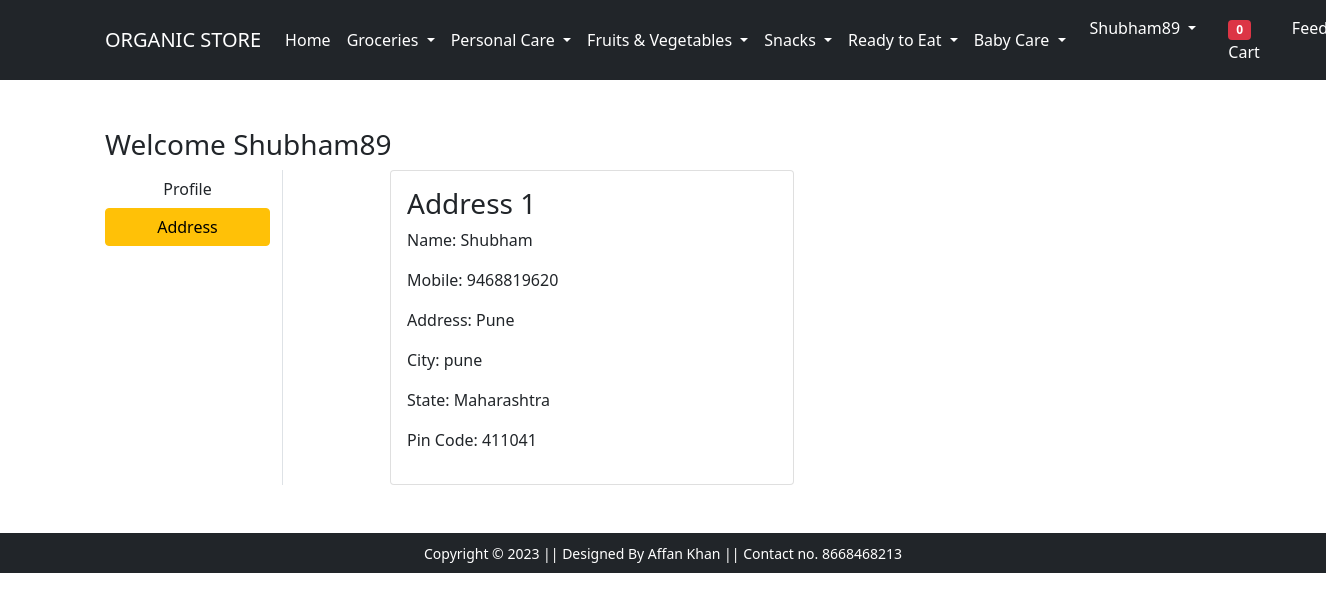
The app's page /address/ (signed in) with its own data.
### organic/models.py (models this page shows, shortened)
class Customer(models.Model):
    user = models.ForeignKey(User, on_delete=models.CASCADE)
    name = models.CharField(max_length=200)
    mobile = models.IntegerField()
    locality = models.CharField(max_length=200)
    city = models.CharField(max_length=50)
    zipcode = models.IntegerField()
    state = models.CharField(choices=STATE_CHOICES, max_length=50)

### organic/views.py (the view)
# urls.py: path('address/', views.address, name='address'),
def address(request):
    totalitem = 0
    add = Customer.objects.filter(user=request.user)
    if request.user.is_authenticated:
        totalitem = len(Cart.objects.filter(user=request.user))
    return render(request, 'address.html', {'add': add, 'active': 'btn-warning', 'totalitem': totalitem})

### organic/templates/address.html (shortened to what this page needs)
{% extends 'base.html' %}
{% load static %}
{% block main-content %}
<div class="container my-5">
 <div class="row">
 <h3>Welcome <span class="text-capitalize">{{request.user}}</span></h3>
  <div class="col-sm-2 border-end">
   <ul class="list-unstyled">
    <li class="d-grid"><a href="{% url 'profile' %}" class="btn ">Profile</a></li>
    <li class="d-grid"><a href="{% url 'address' %}" class="btn {{active}}">Address</a></li>
   </ul>
  </div>
  <div class="col-sm-9 offset-sm-1">
   <div class="row">
    {%for ad in add%}
    <div class="col-sm-6">
     <div class="card">
      <div class="card-body">
       <h3>Address {{forloop.counter}}</h3>
       <p>Name: {{ad.name}}</p>
       <p>Mobile: {{ad.mobile}}</p>
       <p>Address: {{ad.locality}}</p>
       <p>City: {{ad.city}}</p>
       <p>State: {{ad.state}}</p>
       <p>Pin Code: {{ad.zipcode}}</p>
      </div>
     </div>
    </div>
    {%endfor%}
   </div>
  </div>
 </div>
</div>
{% endblock main-content %}

### organic/templates/base.html (shortened to what this page needs)
<!doctype html>
{% load static %}
<html lang="en">
  <head>
    <link href="https://cdn.jsdelivr.net/npm/bootstrap@5.0.0-beta1/dist/css/bootstrap.min.css" rel="stylesheet">
    <link rel="stylesheet" href="{% static 'app/css/owl.carousel.min.css' %}">
    <link rel="stylesheet" href="{% static 'app/css/all.min.css' %}">
    <link rel="stylesheet" href="{% static 'app/css/style.css' %}">
  </head>
  <body>
    <nav class="navbar navbar-expand-lg navbar-dark bg-dark">
     <div class="container">
       <a class="navbar-brand" href="/">ORGANIC STORE</a>
       <div class="collapse navbar-collapse" id="navbarSupportedContent">
         <ul class="navbar-nav me-auto mb-2 mb-lg-0">
           <li class="nav-item">
             <a class="nav-link active" aria-current="page" href="/">Home</a>
           </li>
           <li class="nav-item dropdown">
             <a class="nav-link dropdown-toggle text-white" href="#" role="button" data-bs-toggle="dropdown" aria-expanded="false">
               Groceries
             </a>
           </li>
           <li class="nav-item dropdown">
            <a class="nav-link dropdown-toggle text-white" href="#" id="fashionDropdown" role="button" data-bs-toggle="dropdown" aria-expanded="false">
              Personal Care
            </a>
          </li>
          <li class="nav-item dropdown">
            <a class="nav-link dropdown-toggle text-white" href="#" role="button" data-bs-toggle="dropdown" aria-expanded="false">
              Fruits & Vegetables
            </a>
            </li>
         <li class="nav-item dropdown">
             <a class="nav-link dropdown-toggle text-white" href="#" role="button" data-bs-toggle="dropdown" aria-expanded="false">
               Snacks
             </a>
           </li>
             <li class="nav-item dropdown">
             <a class="nav-link dropdown-toggle text-white" href="#" role="button" data-bs-toggle="dropdown" aria-expanded="false">
               Ready to Eat
             </a>
           </li>
             <li class="nav-item dropdown">
             <a class="nav-link dropdown-toggle text-white" href="#" role="button" data-bs-toggle="dropdown" aria-expanded="false">
               Baby Care
             </a>
           </li>
         </ul>
      </div>
         <div>
          <ul class="navbar-nav me-auto mb-2 mb-lg-0">
            {%if request.user.is_authenticated %}
           <li class="nav-item dropdown mx-2">
              <a class="nav-link dropdown-toggle text-white" href="#" id="profileDropdown" role="button" data-bs-toggle="dropdown" aria-expanded="false">
                {{request.user.username|capfirst}}
              </a>
            </li>
            <li class="nav-item mx-2">
             <a href="{% url 'cart' %}" class="nav-link text-white"><span class="badge bg-danger">{{totalitem}}</span>Cart</a>
            </li>
               <li class="nav-item mx-2">
                   <a class="nav-link text-white" href="{% url 'feedbacks' %}">Feedback</a>
            </li>
            {% endif %}
          </ul>
         </div>
       </div>
    </nav>
    {% block main-content %} {% endblock main-content %}
    <footer class="container-fluid bg-dark text-center p-2 mt-5">
        <small class="text-white">Copyright &copy; 2023 || Designed By Affan Khan || Contact no. 8668468213   </small>
    </footer>
  </body>
</html>

### records on screen
Customer: name "Shubham", mobile "9468819620", locality "Pune", city "pune", state "Maharashtra", zipcode "411041"

### other values on screen
{{ request.user.username|capfirst }} "Shubham89"
{{ totalitem }} "0"
{{ request.user }} "Shubham89"
